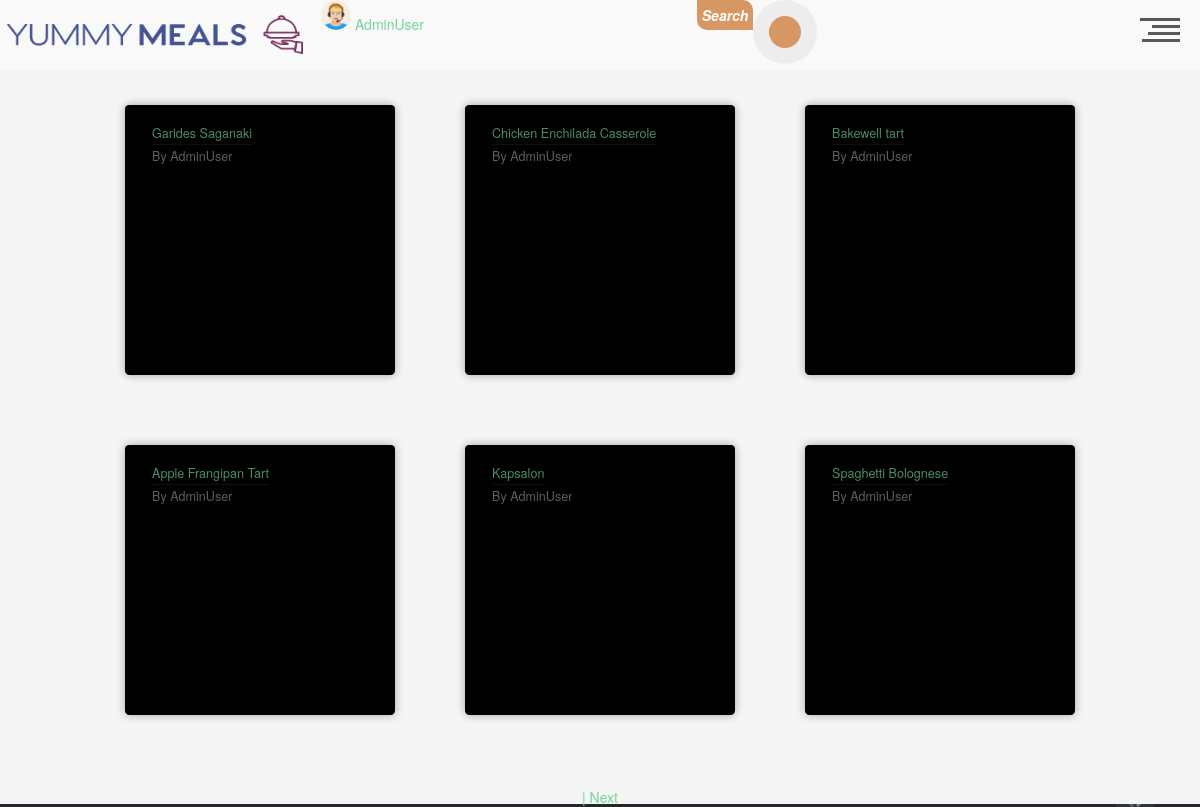
The page /meal/ (signed in) on the database its author committed.
### app/users/models.py (models this page shows, shortened)
class User(db.Model, UserMixin):
    __tablename__ = 'user'
    id = db.Column(db.Integer, primary_key=True)
    username = db.Column(db.String(20), unique=True, nullable=False)
    email = db.Column(db.String(120), unique=True, nullable=False)
    image_file = db.Column(
        db.String(20), nullable=False, default='default.png')
    password = db.Column(db.String(60), nullable=False)
    comment = db.relationship('UserComments', backref='author', lazy=True)
    is_admin = db.Column(db.Boolean, default=False)

### app/meals/models.py (models this page shows, shortened)
class Meal(db.Model):
    __tablename__ = 'meal'
    id = Column(Integer, primary_key=True)
    name = Column(String)
    category_id = Column(Integer, ForeignKey('category.id'))
    area_id = Column(Integer, ForeignKey('area.id'))
    author_id = Column(Integer, ForeignKey('user.id'), default=1)
    instructions = Column(String)
    img_link = Column(String, default='default.jpg')
    tags = Column(String)
    video_link = Column(String)
    date_posted = Column(db.DateTime, nullable=False, default=datetime.utcnow)
    area = relationship("Area")
    category = relationship("Category")
    user = relationship("User")

### app/meals/routes.py (the view)
@meals_bp.route('/')
def test_route():
    if not current_user.is_authenticated:
        return redirect('/')
    page = request.args.get('page', 1, type=int)
    meallist = Meal.query.paginate(page, 6, False)
    next_url = url_for('meals.test_route', page=meallist.next_num) \
        if meallist.has_next else None
    prev_url = url_for('meals.test_route', page=meallist.prev_num) \
        if meallist.has_prev else None
    return render_template(
        'main_page.html',
        meallist=meallist,
        next_url=next_url,
        prev_url=prev_url,
    )

### app/users/models.py (called while the page is built)
@login_manager.user_loader
def load_user(user_id):
    return User.query.get(int(user_id))

### app/meals/templates/main_page.html (shortened to what this page needs)
{% extends 'base.html' %}
{% block content %}
    <link rel="stylesheet" href={{ url_for('meals.static', filename='css/main.css') }}  />
<div class="flexbox">
    {% for meal in meallist.items %}
        <div class="food-card" style="background-image:url(
          {% if meal.author_id != 1 %}
            {{url_for('meals.static' ,filename = meal.img_link )}}
          {% else %}
            {{meal.img_link}}
          {% endif %}
          );">
    <div class="food-card-content">
      <div class="heading show">
        <h2><a href="/meal/meal_info/{{meal.id}}">{{meal.name}}</a></h2>
      </div>
      <div class="heading author show">
        <h5>By <a href="{{url_for('users.users_profiles' , u_id = meal.user.id)}}" class="profile">{{meal.user.username}}</a></h5>
      </div>
    </div>
  </div>
    {% endfor %}
</div>
<div class="nav_btns">
    {% if next_url %}
    <a href="{{ next_url }}">  | Next </a>
    {% endif %}
</div>
{% endblock content %}

### app/index/templates/base.html (shortened to what this page needs)
<!DOCTYPE html>
<html lang="en">
<head>
    <link rel="stylesheet" href= "{{ url_for('index.static', filename='css/base.css') }}"  />
    <link rel="stylesheet" href="https://stackpath.bootstrapcdn.com/bootstrap/4.5.0/css/bootstrap.min.css">
    <link rel="stylesheet" href="https://cdnjs.cloudflare.com/ajax/libs/font-awesome/4.7.0/css/font-awesome.min.css">
    <link rel="stylesheet" href="https://cdnjs.cloudflare.com/ajax/libs/twitter-bootstrap/3.3.7/css/bootstrap.min.css">
</head>
<body id="page-top">
    {% include 'header.html' %}
<section id="preloader-section">
        <section/>
    <main class="main-content">
    {% block content %}
    {% endblock content %}
    </main>
    {% extends 'footer.html' %}

### app/index/templates/header.html (shortened to what this page needs)
<link rel="stylesheet" href="{{url_for('index.static',filename='css/header.css') }}">
<header style="display:flex">
  <h1><a style="display:flex;" href="/"><img width="321" height="70", src="{{url_for('index.static' ,  filename='media/Logo2-1.png') }}" ></a></h1>
  <h1>
  {%if current_user.is_authenticated%}
  <img width="30" height="30", src="{{url_for('users.static' ,  filename='profile_pics/'+current_user.image_file) }}" alt="Avatar" class="avatar img-circle">
  	<a href="/user/user_profile/{{current_user.id}}">{{current_user.username}}  </a>
	{%endif%}
  </h1>
<div class="search-form">
<p class="head_search_txt">Search</p>
 <form  method = 'GET' action="{{url_for('meals.meal_search')}}">
    <button style = "outline:none;" class="head_search_btn" type = 'submit'></button>
  </form>
</div>
  <div id="nav-trigger" role="button">
    <div class="line l-01"></div>
    <div class="line l-02"></div>
    <div class="line l-03"></div>
    <div class="line l-04"></div>
  </div>
</header>

### app/index/templates/footer.html (shortened to what this page needs)
    <footer class="site-footer">
      <div class="container">
        <div class="row">
          <div class="col-sm-12 col-md-6">
            <h6>About</h6>
            <p class="text-justify">Here's our ACA second course final Flask project. <br/>
            Authors: Vlad Harutyunyan, Hayk Sahakyan, <br/> Zhora Karyan and Ruzanna Ordyan<br>
              <a href="{{ url_for('index.presentation') }}">&#10024; Website presentation</a></p>
          </div>
          <div class="col-xs-6 col-md-3">
            <h6>Categories</h6>
            <ul class="footer-links">
                <li><a href="{{ url_for('meals.categories_list') }}">All Categories</a></li>
            </ul>
          </div>
          <div class="col-xs-6 col-md-3">
            <h6>Quick Links</h6>
            <ul class="footer-links">
             {% if  current_user.username %}
                <li><a href="{{ url_for('users.logout') }}">Logout</a></li>
                <li><a href="{{ url_for('users.account_get') }}">Settings</a></li>
                <li><a href="{{ url_for('users.users_profiles' , u_id = current_user.id) }}">My profile</a></li>
                <li><a href="{{ url_for('users.new_recipe_get') }}">New Recipe</a></li>
                <li><a href="{{ url_for('users.support_get') }}">Support</a></li>
                <li><a href="{{ url_for('users.messages_get') }}">Private Messages (PM) </a></li>
                {% else %}
                <li><a href="{{ url_for('users.login') }}">Login</a></li>
                <li><a href="{{ url_for('users.register') }}">Register</a></li>
            {% endif %}
            </ul>
          </div>
        </div>
      </div>
      <div class="container">
        <div class="row">
          <div class="col-md-8 col-sm-6 col-xs-12">
            <p class="copyright-text">Copyright &copy; 2020 All Rights Reserved
            </p>
          </div>
          <div class="col-md-4 col-sm-6 col-xs-12">
            <ul class="social-icons">
              <li><a class="dribbble" href="https://github.com/Vlad-Harutyunyan/YummyMeals"></a></li>
            </ul>
          </div>
        </div>
      </div>
</footer>

### app/index/static/css/base.css (style rules this page uses)
* { margin: 0; padding: 0; outline: none; box-sizing: border-box; }
.main-content { margin-bottom: 200px; z-index: 2; }
body { background-color: #ededed; }
#preloader-section { box-sizing: border-box; margin: 0; padding: 0; }
.site-footer { background-color:#26272b !important; padding:45px 0 20px; font-size:15px; line-height:16px; height: 230px; color:#737373; position: fixed; left: 0; bottom: 0; z-index: 0; width: 100%; }
.site-footer h6 { color:#fff; font-size:16px; text-transform:uppercase; margin-top:5px; letter-spacing:2px }
.site-footer a { color:#737373; }
.footer-links { padding-left:0; list-style:none }
.footer-links li { display:block }
.footer-links a { color:#737373 }
.site-footer .social-icons { text-align:right }
.site-footer .social-icons a { width:40px; height:40px; line-height:40px; margin-left:6px; margin-right:0; border-radius:100%; background-color:#33353d }
.copyright-text { margin:0 }
.social-icons { padding-left:0; margin-bottom:0; list-style:none }
.social-icons li { display:inline-block; margin-bottom:4px }
.social-icons a { background-color:#eceeef; color:#818a91; font-size:16px; display:inline-block; line-height:44px; width:44px; height:44px; text-align:center; margin-right:8px; border-radius:100%; -webkit-transition:all .2s linear; -o-transition:all .2s linear; transition:all .2s linear }

### app/meals/static/css/main.css (style rules this page uses)
html { font-family:"Open Sans",sans-serif; height:100%; width:100%; background:whitesmoke; }
div.show { position:relative;overflow:hidden;width:fit-content; }
div.show > h1,div.show > h2,div.show > h3,div.show > h4,div.show > h5,div.show > p { animation:1s show-slow ease-in; }
.heading > * { margin:0;padding:4px 0;line-height:1.125;white-space:nowrap;overflow:hidden;text-overflow:ellipsis;max-width:200px; }
.author > h5 { opacity:0.56;line-height:1.25; }
.food-card { position:relative;width:300px;height:300px;margin:20px 20px;border-radius:5px;box-shadow:0 0 10px 1px #00000045;background:black no-repeat right top ;background-size:auto 300px;color:white;overflow:hidden; }
.flexbox { display:flex;justify-content:center;vertical-align:middle;flex-wrap:wrap; }
.food-card-content { background:black;padding:20px 30px;opacity:0.66;transition:0.5s ease all; }
.food-card { transform:scale(0.9);transition:0.5s all ease; }
.profile { color:white; }
.nav_btns { width: 100%; text-align: center; margin: 40px auto; }

### rows shown on the page
User: image_file (picture), username "AdminUser"
Meal: name "Garides Saganaki", user.username "AdminUser"
Meal: name "Chicken Enchilada Casserole", user.username "AdminUser"
Meal: name "Bakewell tart", user.username "AdminUser"
Meal: name "Apple Frangipan Tart", user.username "AdminUser"
Meal: name "Kapsalon", user.username "AdminUser"
Meal: name "Spaghetti Bolognese", user.username "AdminUser"
